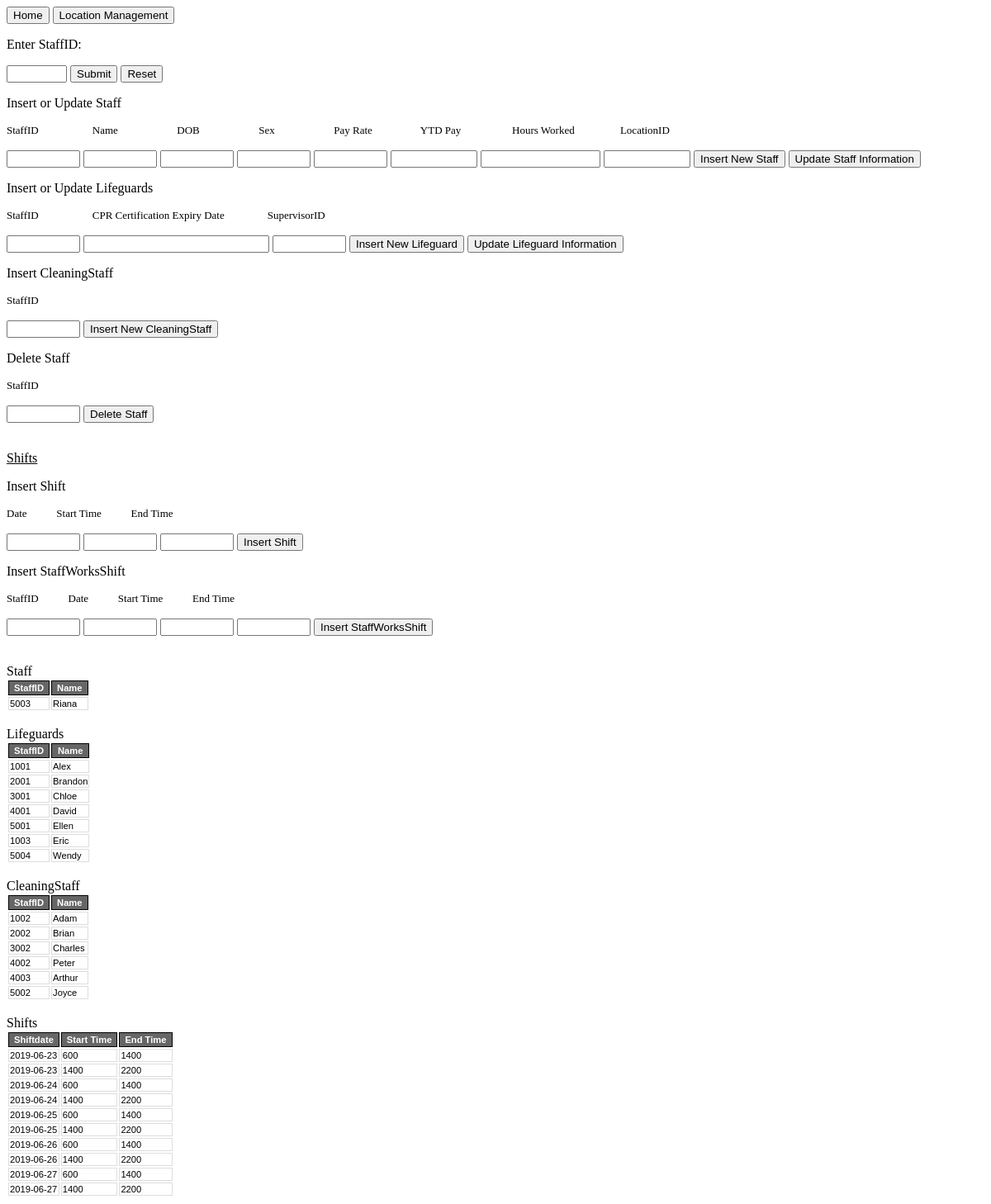
Page /staff.php on the committed database.
### tables this page shows
CREATE TABLE Staff(
	StaffID INTEGER,
	Name CHAR(30),
	DOB DATE,
	Sex CHAR(1),
	Pay_Rate REAL,
	YTD_Pay REAL,
	Hours_Worked_In_Current_Period INTEGER,
	LocationID INTEGER NOT NULL,
	PRIMARY KEY (StaffID),
	FOREIGN KEY (LocationID) REFERENCES Location(LocationID));

CREATE TABLE Lifeguard(
	StaffID INTEGER,
	CPR_Certification_Expiry_Date DATE,
	SupervisorID INTEGER,
	PRIMARY KEY (StaffID),
	FOREIGN KEY (StaffID) REFERENCES Staff(StaffID),
	FOREIGN KEY (SupervisorID) REFERENCES Lifeguard(StaffID));

CREATE TABLE CleaningStaff(
	StaffID INTEGER,
	PRIMARY KEY (StaffID),
	FOREIGN KEY (StaffID) REFERENCES Staff(StaffID));

CREATE TABLE Shift(
	Shiftdate DATE,
	Start_Time SMALLINT,
	End_Time SMALLINT,
	PRIMARY KEY (Shiftdate, Start_Time, End_Time));

### staff.php (the view, shortened to what this page needs)
<p>
<button onclick="window.location.href = 'home.php';">Home</button>
<button onclick="window.location.href = 'locationManagement.php';">Location Management</button>
</p>
<p>Enter StaffID:</p>
<form method="POST" action="staff.php">
<p><input type="text" name="insStaffID" size="6">
<input type="submit" value="Submit" name="selectStaffID">
<input type="submit" value="Reset" name="selectAll"></p>
</form>
<p>Insert or Update Staff</p>
<p>
  <font size="2"> StaffID&nbsp;&nbsp;&nbsp;&nbsp;&nbsp;&nbsp;&nbsp;&nbsp;&nbsp;&nbsp;&nbsp;&nbsp;&nbsp;&nbsp;&nbsp;&nbsp;&nbsp;&nbsp;&nbsp;
  Name&nbsp;&nbsp;&nbsp;&nbsp;&nbsp;&nbsp;&nbsp;&nbsp;&nbsp;&nbsp;&nbsp;&nbsp;&nbsp;&nbsp;&nbsp;&nbsp;&nbsp;&nbsp;&nbsp;&nbsp;&nbsp;
  DOB&nbsp;&nbsp;&nbsp;&nbsp;&nbsp;&nbsp;&nbsp;&nbsp;&nbsp;&nbsp;&nbsp;&nbsp;&nbsp;&nbsp;&nbsp;&nbsp;&nbsp;&nbsp;&nbsp;&nbsp;&nbsp;
  Sex&nbsp;&nbsp;&nbsp;&nbsp;&nbsp;&nbsp;&nbsp;&nbsp;&nbsp;&nbsp;&nbsp;&nbsp;&nbsp;&nbsp;&nbsp;&nbsp;&nbsp;&nbsp;&nbsp;&nbsp;&nbsp;
  Pay Rate&nbsp;&nbsp;&nbsp;&nbsp;&nbsp;&nbsp;&nbsp;&nbsp;&nbsp;&nbsp;&nbsp;&nbsp;&nbsp;&nbsp;&nbsp;&nbsp;&nbsp;
  YTD Pay&nbsp;&nbsp;&nbsp;&nbsp;&nbsp;&nbsp;&nbsp;&nbsp;&nbsp;&nbsp;&nbsp;&nbsp;&nbsp;&nbsp;&nbsp;&nbsp;&nbsp;&nbsp;
  Hours Worked&nbsp;&nbsp;&nbsp;&nbsp;&nbsp;&nbsp;&nbsp;&nbsp;&nbsp;&nbsp;&nbsp;&nbsp;&nbsp;&nbsp;&nbsp;&nbsp;
  LocationID</font>
</p>
<form method="POST" action="staff.php">
   <p>
      <input type="text" name="StaffID" size="8">
      <input type="text" name="Name" size="8">
      <input type="text" name="DOB" size="8">
      <input type="text" name="Sex" size="8">
      <input type="text" name="PayRate" size="8">
      <input type="text" name="YTDPay" size="10">
      <input type="text" name="HoursWorkedInCurrentPeriod" size="15">
      <input type="text" name="LocationID" size="10">
      <input type="submit" value="Insert New Staff" name="insertStaff">
      <input type="submit" value="Update Staff Information" name="updateStaff">
   </p>
</form>
<p>Insert or Update Lifeguards</p>
<p>
  <font size="2"> StaffID&nbsp;&nbsp;&nbsp;&nbsp;&nbsp;&nbsp;&nbsp;&nbsp;&nbsp;&nbsp;&nbsp;&nbsp;&nbsp;&nbsp;&nbsp;&nbsp;&nbsp;&nbsp;&nbsp;
  CPR Certification Expiry Date&nbsp;&nbsp;&nbsp;&nbsp;&nbsp;&nbsp;&nbsp;&nbsp;&nbsp;&nbsp;&nbsp;&nbsp;&nbsp;&nbsp;&nbsp;
  SupervisorID
  </font>
</p>
<form method="POST" action="staff.php">
   <p>
      <input type="text" name="LifeguardStaffID" size="8">
      <input type="text" name="LifeguardCPRExpiryDate" size="25">
      <input type="text" name="LifeguardSupervisorID" size="8">
      <input type="submit" value="Insert New Lifeguard" name="insertLifeguard">
      <input type="submit" value="Update Lifeguard Information" name="updateLifeguard">
   </p>
</form>
<p>Insert CleaningStaff</p>
<p>
  <font size="2"> StaffID
  </font>
</p>
<form method="POST" action="staff.php">
   <p>
      <input type="text" name="CleaningStaffID" size="8">
      <input type="submit" value="Insert New CleaningStaff" name="insertCleaningStaff">
   </p>
</form>
<p>Delete Staff</p>
<p>
  <font size="2">StaffID</font>
</p>
<form method="POST" action="staff.php">
   <p>
      <input type="text" name="deleteStaffID" size="8">
      <input type="submit" value="Delete Staff" name="deleteStaff">
   </p>
</form>
<u>Shifts</u>
<p>Insert Shift</p>
<p>
  <font size="2"> Date&nbsp;&nbsp;&nbsp;&nbsp;&nbsp;&nbsp;&nbsp;&nbsp;&nbsp;&nbsp;
                  Start Time&nbsp;&nbsp;&nbsp;&nbsp;&nbsp;&nbsp;&nbsp;&nbsp;&nbsp;&nbsp;
                  End Time</font>
</p>
<form method="POST" action="staff.php">
   <p>
      <input type="text" name="insDate_shift" size="8">
      <input type="text" name="insStart_Time_shift" size="8">
      <input type="text" name="insEnd_Time_shift" size="8">
      <input type="submit" value="Insert Shift" name="insert_shift">
   </p>
</form>
<p>Insert StaffWorksShift</p>
<p>
  <font size="2"> StaffID&nbsp;&nbsp;&nbsp;&nbsp;&nbsp;&nbsp;&nbsp;&nbsp;&nbsp;&nbsp;
                  Date&nbsp;&nbsp;&nbsp;&nbsp;&nbsp;&nbsp;&nbsp;&nbsp;&nbsp;&nbsp;
                  Start Time&nbsp;&nbsp;&nbsp;&nbsp;&nbsp;&nbsp;&nbsp;&nbsp;&nbsp;&nbsp;
                  End Time</font>
</p>
<form method="POST" action="staff.php">
   <p>
      <input type="text" name="insStaffID_staffworksshift" size="8">
      <input type="text" name="insDate_staffworksshift" size="8">
      <input type="text" name="insStart_Time_staffworksshift" size="8">
      <input type="text" name="insEnd_Time_staffworksshift" size="8">
      <input type="submit" value="Insert StaffWorksShift" name="insert_staffworksshift">
   </p>
</form>
<html>
</html>
<?php
$conn = OpenCon();
function printTable($resultFromSQL, $namesOfColumnsArray, $namesOfSQLArray, $tablename, $id)
{
    echo '<br>'.$tablename.'<br>';
    echo "<table id=$id>";
    echo "<tr>";
    foreach ($namesOfColumnsArray as $name) {
        echo "<th>$name</th>";
    }
    echo "</tr>";
    while ($row = $resultFromSQL->fetch_assoc()) {
        echo "<tr>";
		foreach ($namesOfSQLArray as $name) {
			echo "<td>" . $row["$name"] . "</td>";
		}
        echo "</tr>";
    }
    echo "</table>";
}
if ($conn) {
	if (array_key_exists('selectStaffID', $_POST)) {
		$bind1 = $_POST['insStaffID'];
		$isLifeguard = $conn->query("SELECT COUNT(StaffID) AS Num FROM Lifeguard WHERE StaffID=$bind1");
		$isCleaningStaff = $conn->query("SELECT COUNT(StaffID) AS Num FROM CleaningStaff WHERE StaffID=$bind1");
		if($isLifeguard->fetch_assoc()['Num'] > 0) {
		    $result = $conn->query("SELECT s.StaffID, s.Name, s.DOB, s.Sex, s.Pay_Rate, s.YTD_Pay, s.Hours_Worked_In_Current_Period, s.LocationID, l.CPR_Certification_Expiry_Date, l.SupervisorID
			FROM Staff s, Lifeguard l
			WHERE l.StaffID=$bind1 AND s.StaffID = l.StaffID");
			$columnNames = array("StaffID", "Name", "DOB", "Sex", "Pay Rate", "YTD Pay", "Hours Worked In Current Period", "LocationID", "CPR Certification Expiry Date", "SupervisorID");
		    $selectNames = array("StaffID", "Name", "DOB", "Sex", "Pay_Rate", "YTD_Pay", "Hours_Worked_In_Current_Period", "LocationID", "CPR_Certification_Expiry_Date", "SupervisorID");
		    printTable($result, $columnNames, $selectNames, "Staff", "Staff");
		} else if($isCleaningStaff->fetch_assoc()['Num'] > 0) {
		    $result = $conn->query("SELECT StaffID, Name, DOB, Sex, Pay_Rate, YTD_Pay, Hours_Worked_In_Current_Period, LocationID
			FROM Staff
			WHERE StaffID=$bind1");
		    $columnNames = array("StaffID", "Name", "DOB", "Sex", "Pay Rate", "YTD Pay", "Hours Worked In Current Period", "LocationID");
		    $selectNames = array("StaffID", "Name", "DOB", "Sex", "Pay_Rate", "YTD_Pay", "Hours_Worked_In_Current_Period", "LocationID");
		    printTable($result, $columnNames, $selectNames, "Staff", "Staff");
		    $result = $conn->query("SELECT cscr.Room_Num, cscr.LocationID, rcs.Last_Cleaned_Date, rcs.Additional_Notes FROM CleaningStaffCleansRoom cscr, RoomCleaningStatus rcs WHERE cscr.Room_Num=rcs.Room_Num AND cscr.LocationID=rcs.LocationID AND cscr.StaffID=$bind1");
		    $columnNames = array("Room Num", "LocationID", "Last Cleaned Date", "Additional Notes");
			$selectNames = array("Room_Num", "LocationID", "Last_Cleaned_Date", "Additional_Notes");
		    printTable($result, $columnNames, $selectNames, "Rooms Cleaned by Staff", "CleaningStaffCleansRooms");
		    $result = $conn->query("SELECT csml.Locker_Num, csml.LocationID, lms.Last_Maintenance_Date, lms.Additional_Notes FROM LockerMaintenanceStatus lms, CleaningStaffMaintainsLocker csml WHERE lms.Locker_Num=csml.Locker_Num AND lms.LocationID=csml.LocationID AND csml.StaffID=$bind1");
		    $columnNames = array("Locker #", "LocationID", "Last Maintenance Date", "Additional Notes");
			$selectNames = array("Locker_Num", "LocationID", "Last_Maintenance_Date", "Additional_Notes");
		    printTable($result, $columnNames, $selectNames, "Lockers Maintained by Staff", "CleaningStaffMaintainsLockers");
		} else {
			$result = $conn->query("SELECT StaffID, Name, DOB, Sex, Pay_Rate, YTD_Pay, Hours_Worked_In_Current_Period, LocationID  FROM Staff WHERE StaffID=$bind1");
			$columnNames = array("StaffID", "Name", "DOB", "Sex", "Pay Rate", "YTD Pay", "Hours Worked In Current Period", "LocationID");
			$selectNames = array("StaffID", "Name", "DOB", "Sex", "Pay_Rate", "YTD_Pay", "Hours_Worked_In_Current_Period", "LocationID");
			printTable($result, $columnNames, $selectNames, "Staff", "Staff");
		}
		$result = $conn->query("SELECT Shiftdate, Start_Time, End_Time FROM StaffWorksShift WHERE StaffID=$bind1");
		$columnNames = array("Shiftdate", "Start Time", "End Time");
		$selectNames = array("Shiftdate", "Start_Time", "End_Time");
		printTable($result, $columnNames, $selectNames, "This Staff's Shifts", "StaffWorksShift");
	} else {
    $staffResult = $conn->query("SELECT StaffID, Name
      FROM Staff
      WHERE StaffID NOT IN (SELECT StaffID FROM Lifeguard) AND StaffID NOT IN (SELECT StaffID FROM CleaningStaff)");
    $staffColumnNames = array("StaffID", "Name");
    printTable($staffResult, $staffColumnNames, $staffColumnNames, "Staff", "StaffAll");
    $lifeguardResult = $conn->query("SELECT lifeguard.StaffID, staff.Name FROM Lifeguard lifeguard, Staff staff WHERE staff.StaffID=lifeguard.StaffID");
    $cleaningStaffResult = $conn->query("SELECT cstaff.StaffID, staff.Name FROM CleaningStaff cstaff, Staff staff WHERE staff.StaffID=cstaff.StaffID");
    $shiftResult = $conn->query("SELECT * FROM Shift");
  }
} else {
	echo "cannot connect";
}
?>

### staff.php (style rules this page uses)
#StaffAll { width: 5%; }
th { font-family: Arial, Helvetica, sans-serif; font-size: .7em; background: #666; color: #FFF; padding: 2px 6px; border-collapse: separate; border: 1px solid #000; }
td { font-family: Arial, Helvetica, sans-serif; font-size: .7em; border: 1px solid #DDD; color: black; }

### rows in the picture
staff: StaffID "5003", Name "Riana"
lifeguard: StaffID "1001", StaffID.Name "Alex"
lifeguard: StaffID "2001", StaffID.Name "Brandon"
lifeguard: StaffID "3001", StaffID.Name "Chloe"
lifeguard: StaffID "4001", StaffID.Name "David"
lifeguard: StaffID "5001", StaffID.Name "Ellen"
lifeguard: StaffID "1003", StaffID.Name "Eric"
lifeguard: StaffID "5004", StaffID.Name "Wendy"
cleaningstaff: StaffID "1002", StaffID.Name "Adam"
cleaningstaff: StaffID "2002", StaffID.Name "Brian"
cleaningstaff: StaffID "3002", StaffID.Name "Charles"
cleaningstaff: StaffID "4002", StaffID.Name "Peter"
cleaningstaff: StaffID "4003", StaffID.Name "Arthur"
cleaningstaff: StaffID "5002", StaffID.Name "Joyce"
shift: Shiftdate "2019-06-23", Start_Time "600", End_Time "1400"
shift: Shiftdate "2019-06-23", Start_Time "1400", End_Time "2200"
shift: Shiftdate "2019-06-24", Start_Time "600", End_Time "1400"
shift: Shiftdate "2019-06-24", Start_Time "1400", End_Time "2200"
shift: Shiftdate "2019-06-25", Start_Time "600", End_Time "1400"
shift: Shiftdate "2019-06-25", Start_Time "1400", End_Time "2200"
shift: Shiftdate "2019-06-26", Start_Time "600", End_Time "1400"
shift: Shiftdate "2019-06-26", Start_Time "1400", End_Time "2200"
shift: Shiftdate "2019-06-27", Start_Time "600", End_Time "1400"
shift: Shiftdate "2019-06-27", Start_Time "1400", End_Time "2200"

### other values in the picture
$tablename "Staff Lifeguards CleaningStaff Shifts"
$name "StaffID"
$name "Name"
$name "Shiftdate"
$name "Start Time"
$name "End Time"
